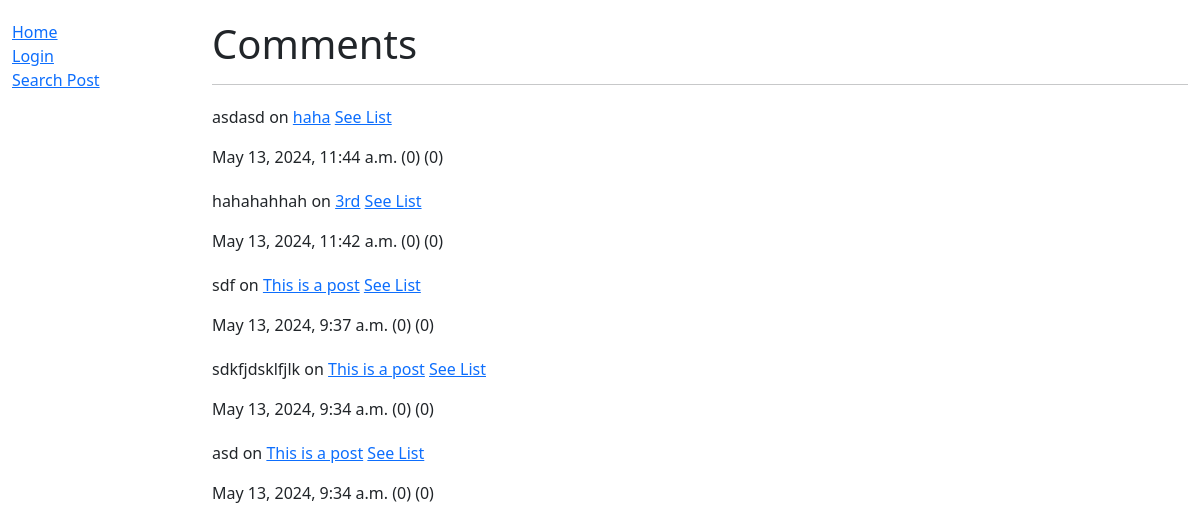
The app's page /blog/dl2/show_all/comments/, older data.
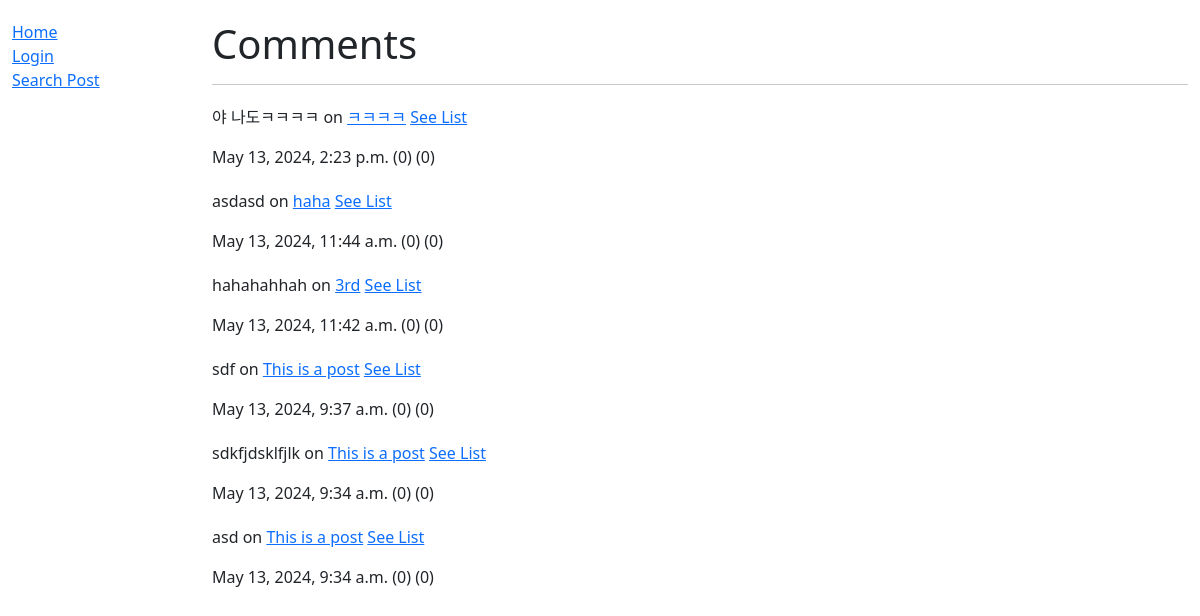
The same page, newer data.
### blog/models.py (models this page shows, shortened)
class Comment(models.Model):
    id = models.BigAutoField(help_text="Comment ID", primary_key=True)
    post = models.ForeignKey("Post", on_delete=models.CASCADE)
    writer = models.CharField(max_length=100)
    content = models.CharField(max_length=200)
    date = models.DateTimeField(default=datetime.now, blank=True)
    likes = models.IntegerField(default=0)
    dislikes = models.IntegerField(default=0)
    class Meta:
        ordering = ['-date']

class Post(models.Model):
    id = models.BigAutoField(help_text="Post ID", primary_key=True)
    title = models.CharField(max_length=100)
    writer = models.CharField(max_length=100)
    content = models.TextField(max_length=5000)
    date = models.DateTimeField(default=datetime.now, blank=True)
    likes = models.IntegerField(default=0)
    class Meta:
        ordering = ['-date']
    def __str__(self):
        return self.title

### blog/views.py (the view)
# urls.py: path('<str:user>/show_all/<str:model>/', views.show_all, name="show-all"),
def show_all(request, user, model):
    context = {'auth':False}
    if user == request.user.username:
        context['auth'] = True
    try:
        if model == 'posts':
            context['model'] = 'Posts'
            context['objects'] = Post.objects.filter(writer=user)
        elif model == 'comments':
            context['model'] = 'Comments'
            context['objects'] = Comment.objects.filter(writer=user)
        else:
            raise Http404("Invalid Request.")
    except:
        raise Http404("Invalid Request.")
    return render(request, 'show_all.html', context=context)

### blog/templates/show_all.html (shortened to what this page needs)
{% extends "base.html" %}
{% block content %}
    <h1>{{model}}</h1>
    <hr />
    {% if objects %}
        {% for x in objects %}
            {% if model == "Comments" %}
                <div style="margin-top: 20px;">
                    <p>{{x.content}} on <a href="{% url 'post' x.post.id %}">{{x.post}}</a> <a href="{% url 'comments' x.post.id %}"> See List</a></p>
                    <p  style="white-space: nowrap; overflow: hidden; max-width: 100%;">
                    {{x.date}} ({{x.likes}}) ({{x.dislikes}})
                    </p>
                </div>
            {% endif %}
        {% endfor %}
    {% else %}
        <p>No {{model}} yet.</p>
    {% endif %}
{% endblock %}

Row changes from the older to the newer data that the page shows:
added Comment: content "야 나도ㅋㅋㅋㅋ", post "ㅋㅋㅋㅋ", date "May 13, 2024, 2:23 p.m.", likes "0", dislikes "0"
